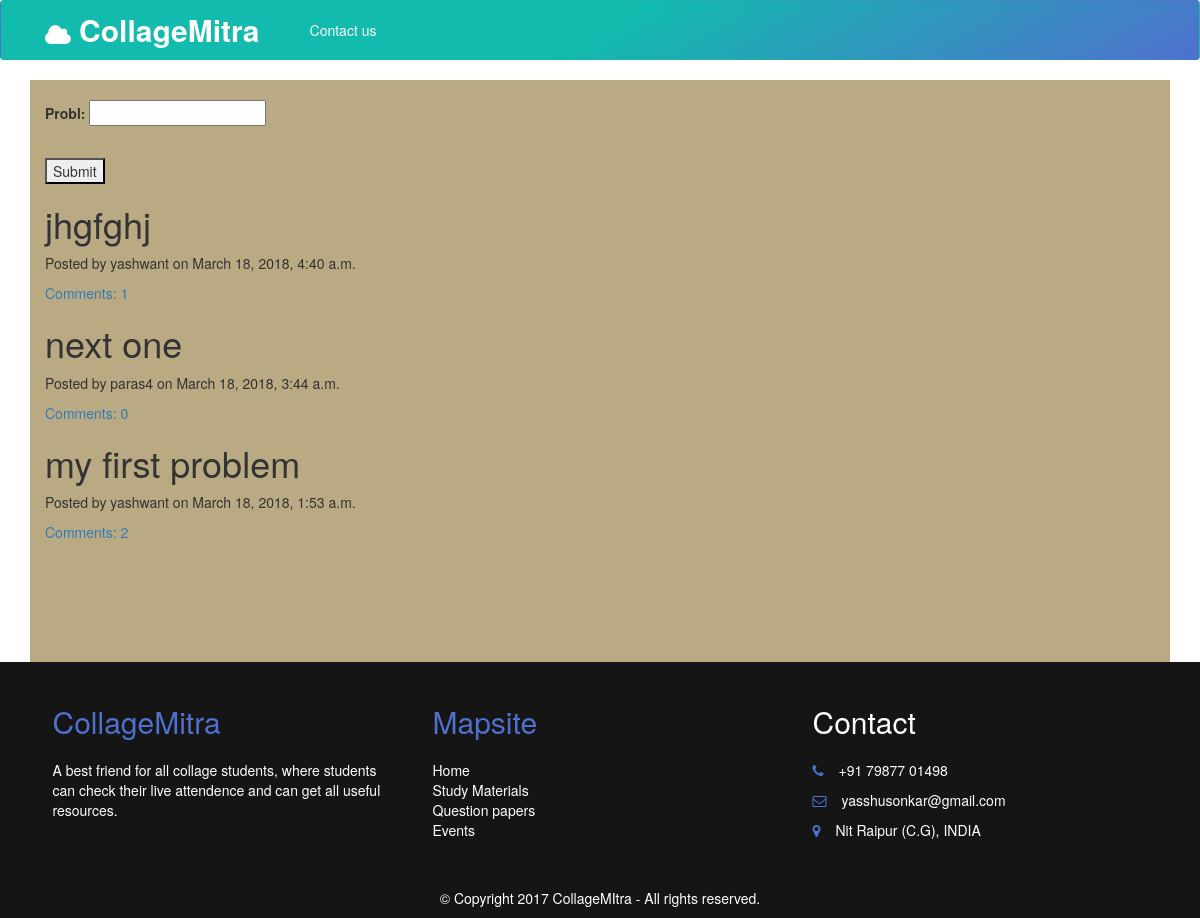
The page /studteach/problem/ on the database its author committed.
### studteach/models.py (models this page shows)
class Problem1(models.Model):
	probl = models.CharField(max_length=500)
	user = models.ForeignKey(User,on_delete=models.CASCADE,)
	created = models.DateTimeField(auto_now_add=True)
	updated = models.DateTimeField(auto_now=True)

### studteach/views.py (the view, shortened to what this page needs)
class Problem2(TemplateView):
	template_name = 'studteach/problem.html'
	def get(self,request):
		form = Problem()
		probls = Problem1.objects.all().order_by('-created')
		args = {'form':form,'probls':probls}
		return render(request, self.template_name ,args)

### studteach/forms.py
class Problem(forms.ModelForm):
	class Meta:
		model = Problem1
		fields = (
			'probl',
			)

### studteach/templates/studteach/problem.html (shortened to what this page needs)
{% extends 'base.html' %}
{% block body %}
<div class="container"  style="background-color: #baaa84">
<br>
<form method="POST">
    {{ form.as_p }}
    <br>
    <button type="submit">Submit</button>
    </form>
        {% for prob in probls %}
        <h1>{{ prob.probl }}</h1>
        <p>Posted by {{ prob.user.username }} on {{ prob.created }}</p>
        <a href="{% url 'studteach:prob_detail' pk=prob.pk %}"> Comments: {{ prob.comments.count }}</a>
        {% endfor %}
        <br>
    <br>
    <br>
    <br>
    <br>
    <br>
    <br>
</div>
    <div class="bg-dark text-white">
    <div class="container">
      <div class="row">
        <div class="p-4 col-md-4">
          <h2 class="mb-4 text-secondary">CollageMitra</h2>
          <p class="text-white">A best friend for all collage students, where students can check their live attendence and can get all useful resources.</p>
        </div>
        <div class="p-4 col-md-4">
          <h2 class="mb-4 text-secondary">Mapsite</h2>
          <ul class="list-unstyled">
            <a href="#" class="text-white">Home</a>
            <br>
            <a href="#" class="text-white">Study Materials</a>
            <br>
            <a href="#" class="text-white">Question papers</a>
            <br>
            <a href="#" class="text-white">Events</a>
          </ul>
        </div>
        <div class="p-4 col-md-4" id="contact">
          <h2 class="mb-4">Contact</h2>
          <p>
            <a href="tel:+246 - 542 550 5462" class="text-white"><i class="fa d-inline mr-3 text-secondary fa-phone"></i>+</a>91 79877 01498</p>
          <p>
            <a href="mailto:info@pingendo.com" class="text-white"><i class="fa d-inline mr-3 text-secondary fa-envelope-o"></i>y</a>asshusonkar@gmail.com</p>
          <p>
            <a href="https://goo.gl/maps/AUq7b9W7yYJ2" class="text-white" target="_blank"><i class="fa d-inline mr-3 fa-map-marker text-secondary"></i>N</a>it Raipur (C.G), INDIA</p>
        </div>
      </div>
      <div class="row">
        <div class="col-md-12 mt-3">
          <p class="text-center text-white">© Copyright 2017 CollageMItra - All rights reserved. </p>
        </div>
      </div>
    </div>
  </div>
{% endblock %}

### studteach/templates/base.html (shortened to what this page needs)
{% load staticfiles %}
<!DOCTYPE html>
<html>
<head>
<link rel="stylesheet" href="/static/theme.css" type="text/css">
<link rel="stylesheet" href="https://maxcdn.bootstrapcdn.com/bootstrap/3.3.7/css/bootstrap.min.css">
<link rel="stylesheet" href="https://cdnjs.cloudflare.com/ajax/libs/font-awesome/4.7.0/css/font-awesome.min.css" type="text/css">
</head>
<body >
 <header>
        <nav class="navbar navbar-expand-md navbar-dark fixed-top bg-secondary bg-gradient p-1">
    <div class="container">
      <a class="navbar-brand" href="#"><i class="fa d-inline fa-lg fa-cloud"></i><b style="font-size: 30px">  CollageMitra</b></a>
      <div class="collapse navbar-collapse text-center justify-content-end" id="navbar2SupportedContent">
        <ul class="navbar-nav mr-auto">
        {% if user.is_authenticated and user.user1.is_teacher %}
	        <li  ><a class="nav-link text-white" href="{% url 'studteach:attendance' %}">Attendance</a> </li>
	        <li ><a class="nav-link text-white" href="{% url 'studteach:file_upload' %}">Resources</a> </li>
	        <li><a class="nav-link text-white"  href="{% url 'studteach:problem' %}"
                                   class="p-r-none">Discussion forum</a></li>
          <li  ><a class="nav-link text-white" href="{% url 'studteach:login' %}">logout</a> </li>
	      {% else %}
	    	<li ><a class="nav-link text-white" href="#contact">Contact us</a>
	          </li>
        {% endif %}
        </ul>
      </div>
    </div>
  </nav>
    </header>
{%block body%}{%endblock%}
</body>
</body>
</html>

### studteach/templates/base.html (style rules this page uses)
p { font-size:20 px; }
li { font-size:20 px; }

### rows shown on the page
Problem1: probl "jhgfghj", user.username "yashwant", created "March 18, 2018, 4:40 a.m.", comments.count "1"
Problem1: probl "next one", user.username "paras4", created "March 18, 2018, 3:44 a.m.", comments.count "0"
Problem1: probl "my first problem", user.username "yashwant", created "March 18, 2018, 1:53 a.m.", comments.count "2"
